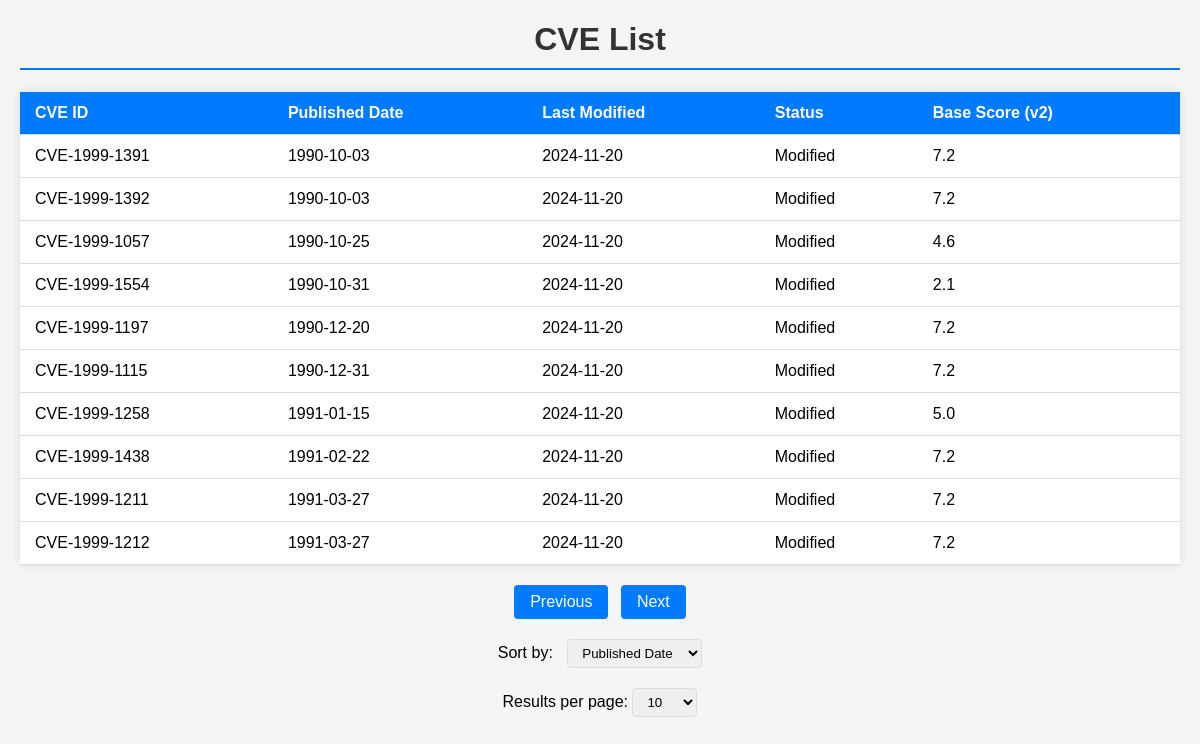
The app's page /cves/list?page=2&per_page=10 with its own data.
### app/models.py (models this page shows, shortened)
class CVE(db.Model):
    __tablename__ = 'cve'
    id = db.Column(db.String(20), primary_key=True)
    published = db.Column(db.DateTime)
    last_modified = db.Column(db.DateTime)
    description = db.Column(db.Text)
    base_score_v2 = db.Column(db.Float)
    base_score_v3 = db.Column(db.Float)
    cvss_v2_vector = db.Column(db.String(100))
    cvss_v2_severity = db.Column(db.String(20))
    cvss_v3_vector = db.Column(db.String(100))
    cvss_v3_severity = db.Column(db.String(20))
    exploitability_score = db.Column(db.Float)
    impact_score = db.Column(db.Float)
    cpe_list = db.Column(db.JSON)
    status = db.Column(db.String(50))

### app/routes.py (the view)
@app.route('/cves/list')
def list_cves():
    page = request.args.get('page', 1, type=int)
    per_page = request.args.get('per_page', 10, type=int)
    sort_by = request.args.get('sort_by', 'published')  # Default to sorting by published date
    valid_sort_columns = {
        'published': CVE.published,
        'last_modified': CVE.last_modified,
        'status': CVE.status,
        'base_score_v2': CVE.base_score_v2,
        'base_score_v3': CVE.base_score_v3
    }
    sort_column = valid_sort_columns.get(sort_by, CVE.published)
    cves = CVE.query.order_by(sort_column).paginate(page=page, per_page=per_page)
    return render_template('index.html', cves=cves)

### app/templates/index.html (shortened to what this page needs)
<!DOCTYPE html>
<html>
<head>
    <link rel="stylesheet" href="{{ url_for('static', filename='css/style.css') }}">
</head>
<body>
    <h1>CVE List</h1>
    <table>
        <thead>
            <tr>
                <th>CVE ID</th>
                <th>Published Date</th>
                <th>Last Modified</th>
                <th>Status</th>
                <th>Base Score (v2)</th>
            </tr>
        </thead>
        <tbody>
            {% for cve in cves.items %}
            <tr onclick="window.location='/cves/{{ cve.id }}'">
                <td>{{ cve.id }}</td>
                <td>{{ cve.published.strftime('%Y-%m-%d') }}</td>
                <td>{{ cve.last_modified.strftime('%Y-%m-%d') }}</td>
                <td>{{ cve.status }}</td>
                <td>{{ cve.base_score_v2 }}</td>
            </tr>
            {% endfor %}
        </tbody>
    </table>
    <div class="pagination">
        {% if cves.has_prev %}
        <a href="{{ url_for('list_cves', page=cves.prev_num, per_page=cves.per_page) }}">Previous</a>
        {% endif %}
        {% if cves.has_next %}
        <a href="{{ url_for('list_cves', page=cves.next_num, per_page=cves.per_page) }}">Next</a>
        {% endif %}
    </div>
    <div class="sorting-bar">
        <label for="sort-by">Sort by:</label>
        <select id="sort-by" onchange="sortTable(this.value)">
            <option value="published">Published Date</option>
        </select>
    </div>
    <div class="results-per-page">
        Results per page:
        <select onchange="window.location.href = '?per_page=' + this.value">
            <option value="10" {% if cves.per_page == 10 %}selected{% endif %}>10</option>
        </select>
    </div>
</body>
</html>

### app/static/css/style.css (style rules this page uses)
body { font-family: Arial, sans-serif; margin: 20px; background-color: #f5f5f5; }
h1 { color: #333; text-align: center; }
table { width: 100%; border-collapse: collapse; margin: 20px 0; background-color: white; box-shadow: 0 0 10px rgba(0, 0, 0, 0.1); }
th, td { padding: 12px 15px; text-align: left; border-bottom: 1px solid #ddd; }
th { background-color: #007bff; color: white; }
.pagination { margin: 20px 0; text-align: center; }
.pagination a { display: inline-block; padding: 8px 16px; margin: 0 4px; background-color: #007bff; color: white; text-decoration: none; border-radius: 4px; }
.results-per-page { text-align: center; margin: 20px 0; }
select { padding: 5px 10px; border-radius: 4px; border: 1px solid #ddd; }
h1 { color: #333; border-bottom: 2px solid #007bff; padding-bottom: 10px; }
.sorting-bar { margin: 20px 0; text-align: center; }
.sorting-bar label { margin-right: 10px; }
.sorting-bar select { padding: 5px 10px; border-radius: 4px; border: 1px solid #ddd; }

### records on screen
CVE: id "CVE-1999-1391", published "1990-10-03", last_modified "2024-11-20", status "Modified", base_score_v2 "7.2"
CVE: id "CVE-1999-1392", published "1990-10-03", last_modified "2024-11-20", status "Modified", base_score_v2 "7.2"
CVE: id "CVE-1999-1057", published "1990-10-25", last_modified "2024-11-20", status "Modified", base_score_v2 "4.6"
CVE: id "CVE-1999-1554", published "1990-10-31", last_modified "2024-11-20", status "Modified", base_score_v2 "2.1"
CVE: id "CVE-1999-1197", published "1990-12-20", last_modified "2024-11-20", status "Modified", base_score_v2 "7.2"
CVE: id "CVE-1999-1115", published "1990-12-31", last_modified "2024-11-20", status "Modified", base_score_v2 "7.2"
CVE: id "CVE-1999-1258", published "1991-01-15", last_modified "2024-11-20", status "Modified", base_score_v2 "5.0"
CVE: id "CVE-1999-1438", published "1991-02-22", last_modified "2024-11-20", status "Modified", base_score_v2 "7.2"
CVE: id "CVE-1999-1211", published "1991-03-27", last_modified "2024-11-20", status "Modified", base_score_v2 "7.2"
CVE: id "CVE-1999-1212", published "1991-03-27", last_modified "2024-11-20", status "Modified", base_score_v2 "7.2"
